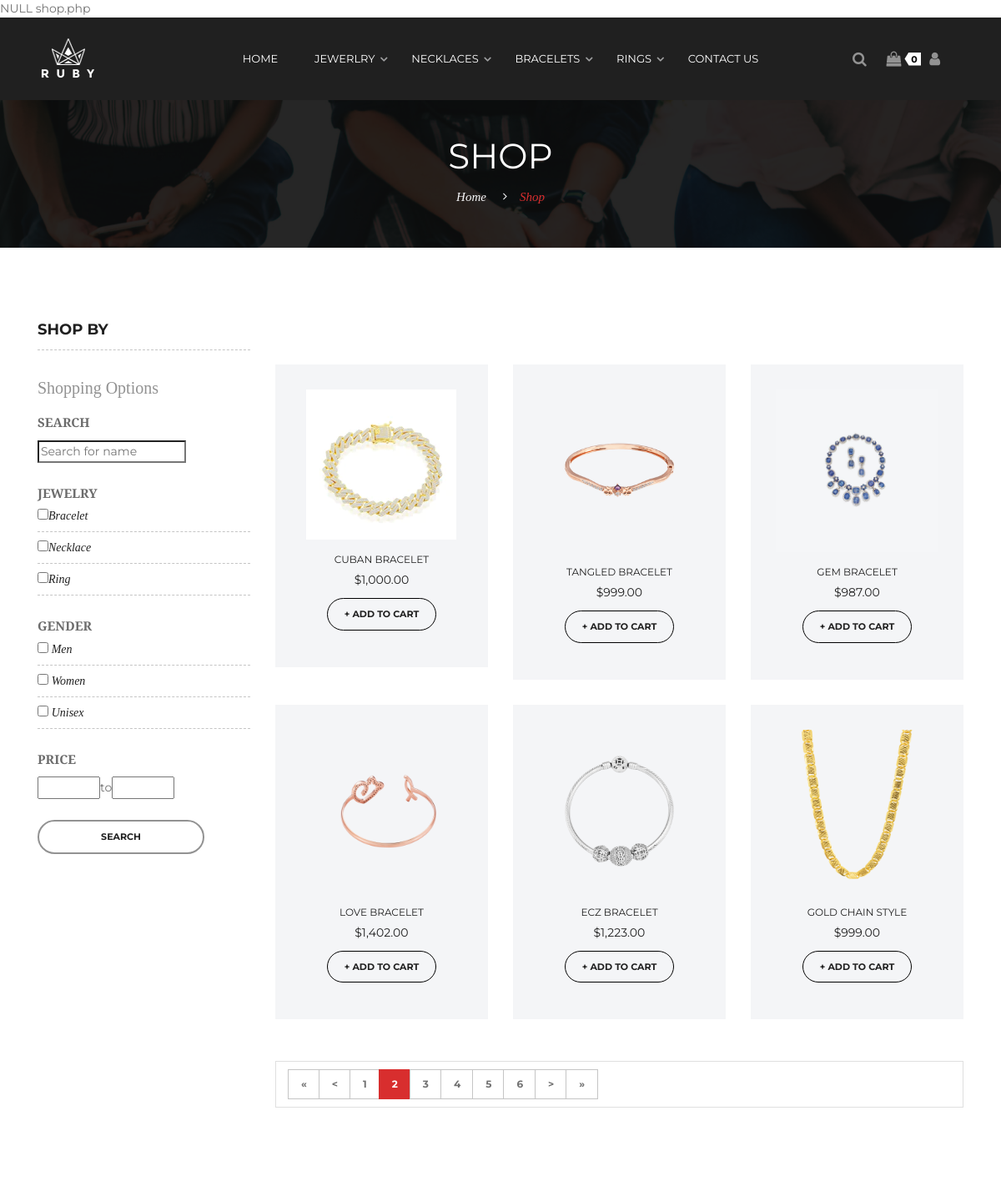
/shop.php?&page=2 (upper part), run on an earlier commit of the app's database.
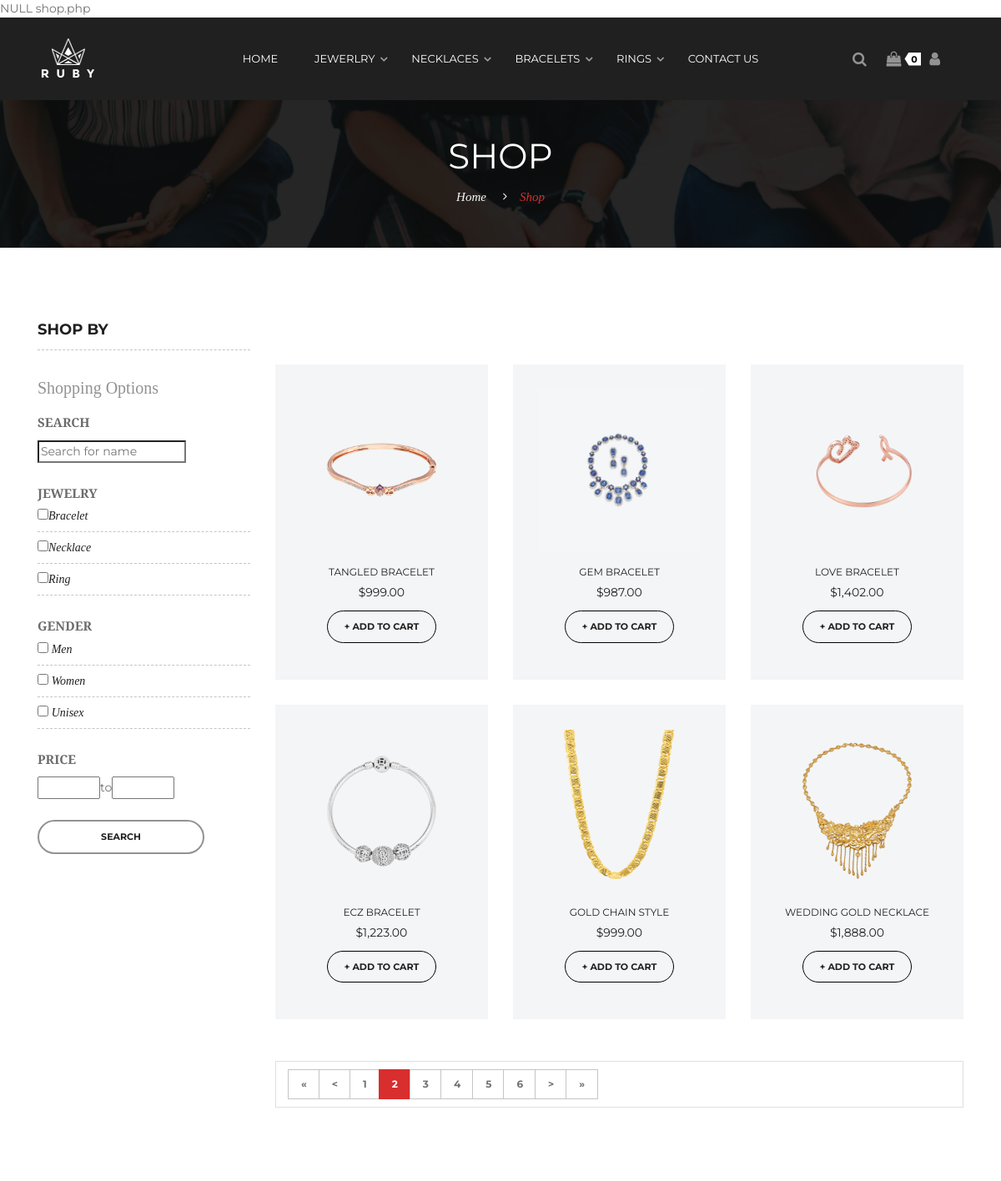
And on a later commit of the database.
### tables this page shows
CREATE TABLE `loaisanpham` (
  `malsp` varchar(10) NOT NULL,
  `tenloaisp` varchar(200) DEFAULT NULL,
  `hinhloaisp` varchar(50) DEFAULT NULL,
  `mota` varchar(200) DEFAULT NULL
);

CREATE TABLE `sanpham` (
  `idsanpham` varchar(50) NOT NULL,
  `soluong` int(200) DEFAULT NULL,
  `tensp` varchar(100) DEFAULT NULL,
  `maloaisp` varchar(10) DEFAULT NULL,
  `dongia` double DEFAULT NULL,
  `mota` varchar(2000) DEFAULT NULL,
  `hinhanh` varchar(200) DEFAULT NULL,
  `chatlieu` varchar(20) DEFAULT NULL,
  `mausac` varchar(20) DEFAULT NULL,
  `kichthuoc` double DEFAULT NULL,
  `gioitinh` varchar(20) NOT NULL
);

### lib/DataProvider.php (called while the page is built, shortened)
<?php
	function executeQuery($sql){
        include ('db.inc');
        $conn = new mysqli($servername, $username, $password, $dbname);
		if (!($result = $conn->query($sql)))
		    echo $conn->connect_error;
		return $result;
    }
?>

### shop.php (the view, shortened to what the changed rows need)
<?php
   var_dump($_SESSION['cart']);
    $rowsPerPage = 6;
    $pageNum = 1;
    if(isset($_GET["page"])){
        $pageNum = $_GET["page"];
    }
    $offset = ($pageNum - 1) * $rowsPerPage;
?>
<!DOCTYPE html>
<html class="no-js" lang="zxx">
<head>
    <link href="assets/css/vendor/bootstrap.min.css" rel="stylesheet">
    <link href="assets/css/vendor/font-awesome.css" rel="stylesheet">
    <link href="assets/css/plugins.css" rel="stylesheet">
    <link href="assets/css/style.css" rel="stylesheet">
</head>
<body>
    <div id="page-title-area">
        <div class="container">
            <div class="row">
                <div class="col-12 text-center">
                    <div class="page-title-content">
                        <h1>Shop</h1>
                    </div>
                </div>
            </div>
        </div>
    </div>
    <div id="page-content-wrapper" class="p-9">
        <div class="container">
            <div class="row">
                <div class="col-lg-3 mt-5 mt-lg-0 order-last order-lg-first">
                    <div id="sidebar-area-wrap">
                        <div class="single-sidebar-wrap">
                            <h2 class="sidebar-title">Shop By</h2>
                            <div class="sidebar-body">
                                <div class="shopping-option">
                                    <form action="shop.php" method="get">
                                        <div class="shopping-option-item">
                                            <ul class="sidebar-list">
                                                <?php
                                                    $sql = "SELECT * FROM loaisanpham";
                                                    $result = ExecuteQuery($sql);
                                                    if ($result->num_rows > 0) {
                                                        while ($row = $result->fetch_array()) {
                                                            if(isset($_GET['type'])){
                                                                if(in_array($row['malsp'],$type))
                                                                {
                                                                    $str = '<li><input type="checkbox" checked value="' . $row['malsp'] . '"name="' . 'type[]' . '">';
                                                                }else
                                                                    $str = '<li><input type="checkbox" value="' . $row['malsp'] . '"name="' . 'type[]' . '">';
                                                            }else
                                                                $str = '<li><input type="checkbox" value="' . $row['malsp'] . '"name="' . 'type[]' . '">';
                                                            $str = $str . '<label class="form-check-label" for="' . $row['tenloaisp'] . '" style="font-family:' . "'Droid Serif'" . '; font-style: italic; color: #202020; font-size: 1.4rem">' . $row['tenloaisp'] . '</label></li>';
                                                            echo $str;
                                                        }
                                                    }
                                                ?>
                                            </ul>
                                        </div>
                                    </form>
                                </div>
                            </div>
                        </div>
                    </div>
                </div>
                <div class="col-lg-9">
                    <div class="shop-page-content-wrap">
                        <div class="shop-page-products-wrap">
                            <div class="products-wrapper">
                                <div class="row">
                                    <?php
                                        $sql = "SELECT * FROM sanpham WHERE (soluong > 0)";
                                        $sql .= " LIMIT $offset, $rowsPerPage";
                                        $result = ExecuteQuery($sql);
                                        if($result->num_rows > 0){
                                            while($row = $result->fetch_array()){
                                                echo '<div class="col-lg-4 col-sm-6">';
                                                echo'<div class="single-product-item text-center">';
                                                echo '<figure class="product-thumb">';
                                                switch ($row['maloaisp'])
                                                {
                                                    case 'BRL':
                                                        $str = '<a href="single-product.php?id='.$row['idsanpham'].'"><img src="assets/img/Bracelet/'.$row['hinhanh'].'"
                                                                                   alt="Products" class="img-fluid"></a>';
                                                        echo $str;
                                                        break;
                                                    case 'NKL':
                                                        $str = '<a href="single-product.php?id='.$row['idsanpham'].'"><img src="assets/img/Necklace/'.$row['hinhanh'].'"
                                                                                   alt="Products" class="img-fluid"></a>';
                                                        echo $str;
                                                        break;
                                                }
                                                echo '</figure>';
                                                echo '<div class="product-details">';
                                                echo '<h2><a href="single-product.php?id='.$row['idsanpham'].'">'.$row['tensp'].'</a></h2>';
                                                echo '<span class="price">'.'$'.number_format( $row['dongia'],2,".",",").'</span>';
                                                echo '<form method="post">';
                                                echo '<button type="submit" name="addToCart" value="addcart" class="btn btn-add-to-cart" style="border: 1px solid black;">+ Add to Cart</button>';
                                                echo '</form>';
                                                echo ' </div></div>';
                                                echo '</div>';
                                            }
                                        }else
                                        {
                                            echo '<div class="col-lg-12 col-sm-12"><h1>Browse 0 results"</h1></div>';
                                        }
                                    ?>
                                </div>
                            </div>
                        </div>
                    </div>
                </div>
            </div>
        </div>
    </div>
</body>
</html>

What changed in the data, as far as the page shows it:
no longer on this page (row edited): sanpham: hinhanh (picture), tensp "CUBAN BRACELET", dongia "1,000.00"
now on this page (row unchanged): sanpham: hinhanh (picture), tensp "WEDDING GOLD NECKLACE", dongia "1,888.00"
